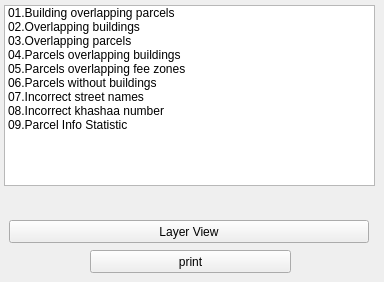
      <widget class="QWidget" name="tab_3">
       <attribute name="title">
        <string>Quality Check</string>
       </attribute>
       <widget class="QListWidget" name="qa_lwidget">
        <property name="geometry">
         <rect>
          <x>4</x>
          <y>5</y>
          <width>371</width>
          <height>181</height>
         </rect>
        </property>
        <item>
         <property name="text">
          <string>01.Building overlapping parcels</string>
         </property>
        </item>
        <item>
         <property name="text">
          <string>02.Overlapping buildings</string>
         </property>
        </item>
        <item>
         <property name="text">
          <string>03.Overlapping parcels</string>
         </property>
        </item>
        <item>
         <property name="text">
          <string>04.Parcels overlapping buildings</string>
         </property>
        </item>
        <item>
         <property name="text">
          <string>05.Parcels overlapping fee zones</string>
         </property>
        </item>
        <item>
         <property name="text">
          <string>06.Parcels without buildings</string>
         </property>
        </item>
        <item>
         <property name="text">
          <string>07.Incorrect street names</string>
         </property>
        </item>
        <item>
         <property name="text">
          <string>08.Incorrect khashaa number</string>
         </property>
        </item>
        <item>
         <property name="text">
          <string>09.Parcel Info Statistic</string>
         </property>
        </item>
       </widget>
       <widget class="QPushButton" name="qa_layer_button">
        <property name="geometry">
         <rect>
          <x>9</x>
          <y>220</y>
          <width>360</width>
          <height>23</height>
         </rect>
        </property>
        <property name="text">
         <string>Layer View</string>
        </property>
       </widget>
       <widget class="QPushButton" name="p_button">
        <property name="geometry">
         <rect>
          <x>90</x>
          <y>250</y>
          <width>201</width>
          <height>23</height>
         </rect>
        </property>
        <property name="text">
         <string>print</string>
        </property>
       </widget>
      </widget>
